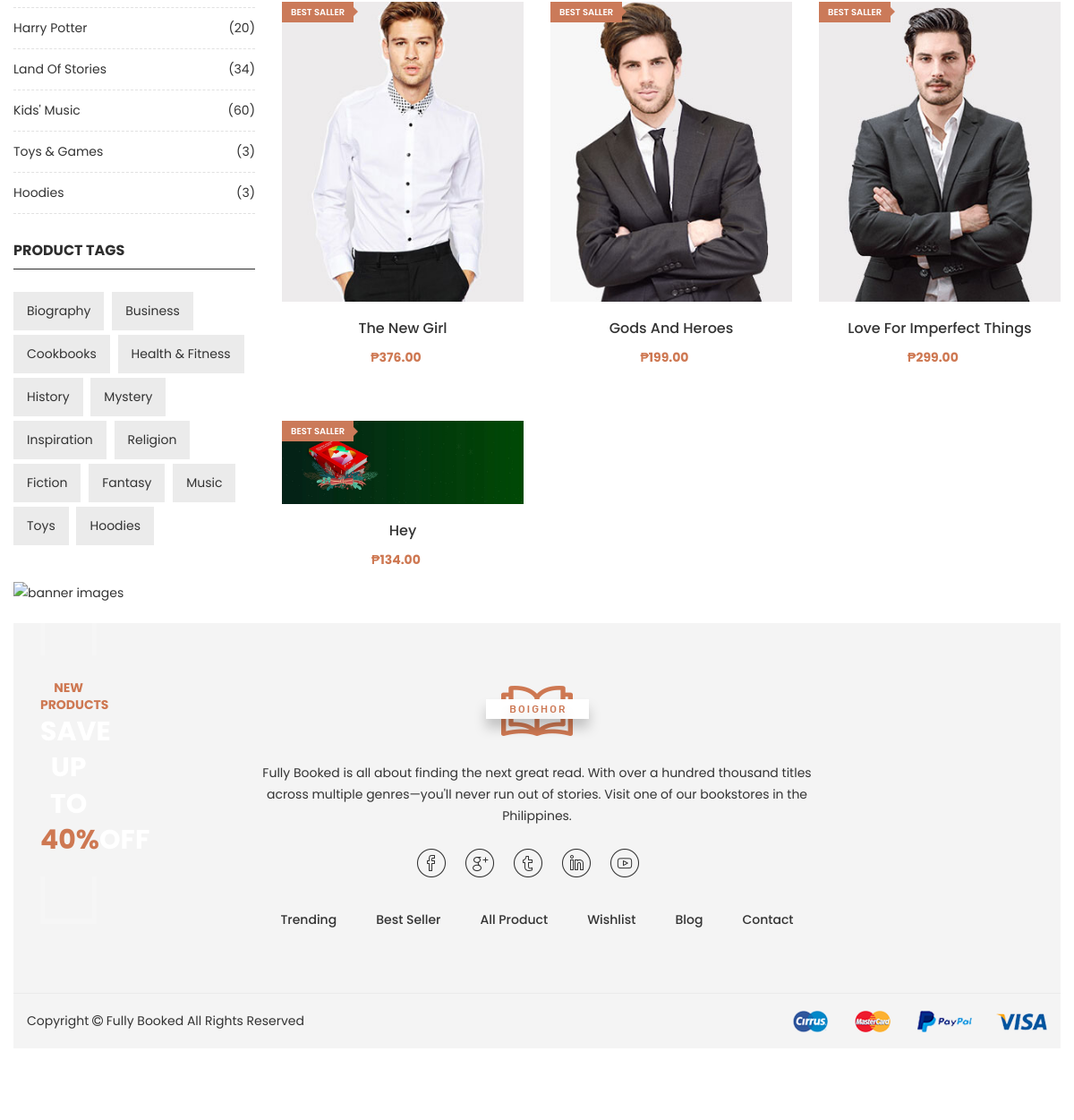
/shop-grid.php (lower part), run on an earlier commit of the app's database.
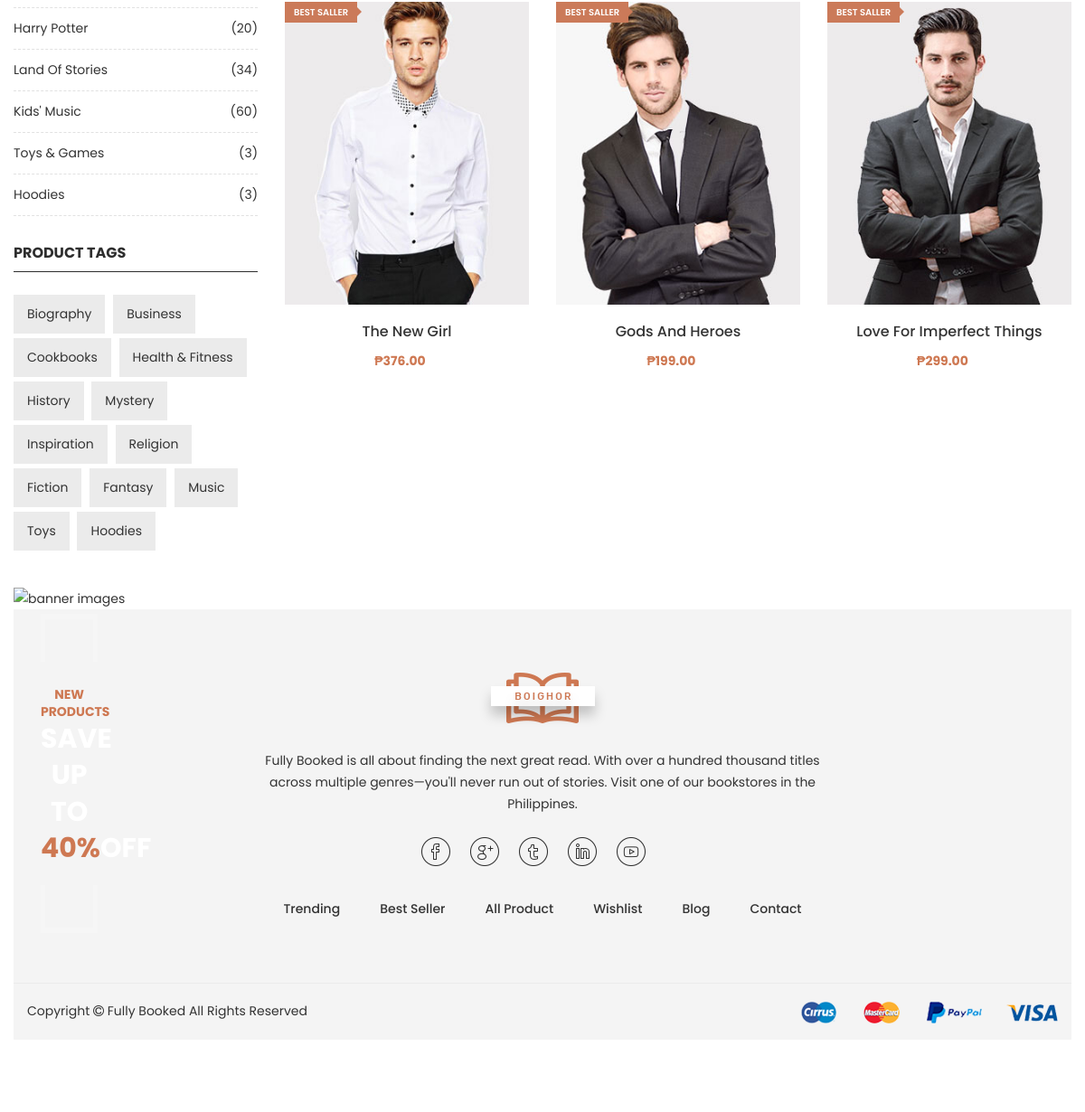
And on a later commit of the database.
### tables this page shows
CREATE TABLE `product` (
  `ID` int(11) NOT NULL,
  `Product_name` varchar(255) NOT NULL,
  `Product_price` decimal(38,2) NOT NULL,
  `Product_image` text NOT NULL,
  `Author` varchar(500) NOT NULL,
  `description` varchar(500) NOT NULL
);

### shop-grid.php (the view, shortened to what the changed rows need)
<?php
	require_once("connection.php");
?>
<!doctype html>
<html class="no-js" lang="zxx">
<head>
	<link rel="stylesheet" href="css/bootstrap.min.css">
	<link rel="stylesheet" href="css/plugins.css">
	<link rel="stylesheet" href="style.css">
	<link rel="stylesheet" href="css/custom.css">
</head>
<body>
	<div class="wrapper" id="wrapper">
		<div class="page-shop-sidebar left--sidebar bg--white section-padding--lg">
			<div class="container">
				<div class="row">
					<div class="col-lg-3 col-12 order-2 order-lg-1 md-mt-40 sm-mt-40">
						<div class="shop__sidebar">
							<aside class="wedget__categories sidebar--banner">
								<div class="text">
									<h2>new products</h2>
								</div>
							</aside>
						</div>
					</div>
					<div class="col-lg-9 col-12 order-1 order-lg-2">
						<div class="tab__container">
							<div class="shop-grid tab-pane fade show active" id="nav-grid" role="tabpanel">
								<div class="row">
									<?php
										$result = mysqli_query($db, "SELECT * FROM product");
										while($fetch = mysqli_fetch_array($result)) {
									?>
									<div class="product product__style--3 col-lg-4 col-md-4 col-sm-6 col-12">
										<div class="product__thumb">
											<a class="first__img" href="single-product.php"><img
													src="im/<?php echo $fetch['Product_image'] ?>" alt="product image"></a>
											<div class="hot__box">
												<span class="hot-label">BEST SALLER</span>
											</div>
										</div>
										<div class="product__content content--center">
											<h4><a href="single-product.php"><?php echo $fetch['Product_name']  ?></a></h4>
											<ul class="prize d-flex">
												<li>&#8369;<?php echo $fetch['Product_price']?></li>
											</ul>
										</div>
									</div>
									<?php
									} ?>
						</div>
					</div>
				</div>
			</div>
		</div>
	</div>
</body>
</html>

What changed in the data, as far as the page shows it:
removed product: Product_image (picture), Product_name "Hey", Product_price "134.00"
